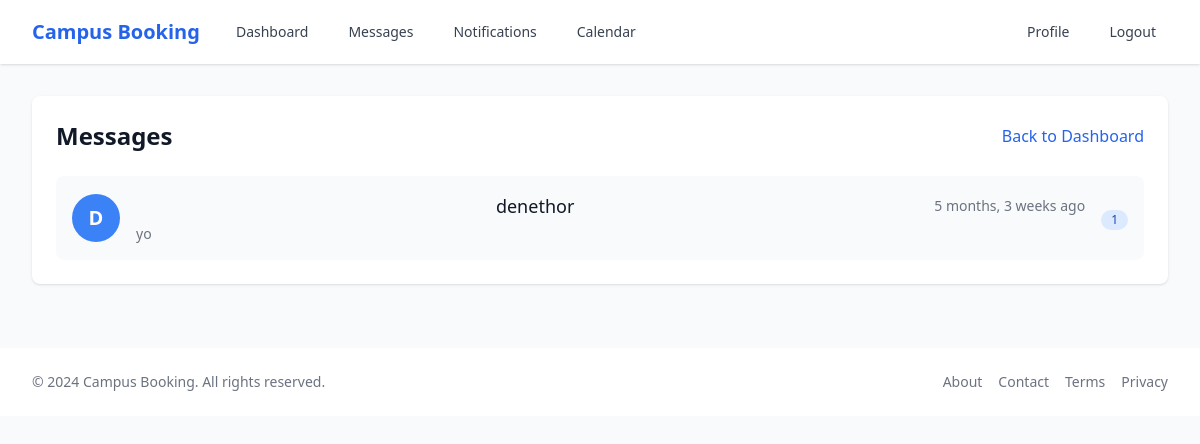
The app's page /accounts/messages/ (signed in), older data.
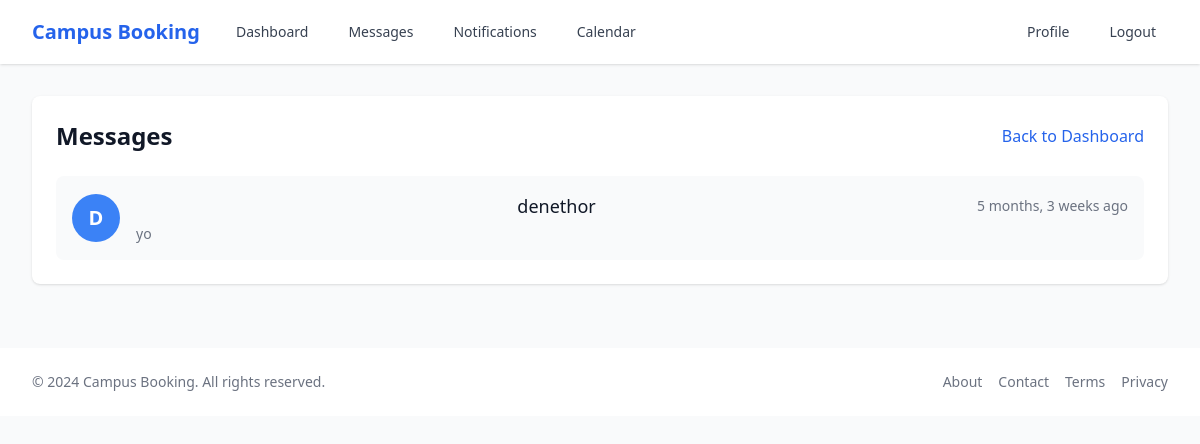
The same page, newer data.
### accounts/models.py (models this page shows, shortened)
class Conversation(models.Model):
    participants = models.ManyToManyField(User, related_name='conversations')
    created_at = models.DateTimeField(auto_now_add=True)
    updated_at = models.DateTimeField(auto_now=True)
    class Meta:
        ordering = ['-updated_at']

class Message(models.Model):
    conversation = models.ForeignKey(Conversation, on_delete=models.CASCADE, related_name='messages')
    sender = models.ForeignKey(User, on_delete=models.CASCADE, related_name='sent_messages')
    content = models.TextField()
    created_at = models.DateTimeField(auto_now_add=True)
    is_read = models.BooleanField(default=False)
    class Meta:
        ordering = ['created_at']

### accounts/views.py (the view)
# urls.py: path('messages/', views.messages_view, name='messages'),
@login_required
def messages_view(request):
    conversations = Conversation.objects.filter(participants=request.user).order_by('-updated_at')
    for conversation in conversations:
        conversation.other_user = conversation.participants.exclude(id=request.user.id).first()
        conversation.unread_count = Message.objects.filter(
            conversation=conversation,
            is_read=False
        ).exclude(sender=request.user).count()
    return render(request, 'accounts/messages.html', {
        'conversations': conversations
    })

### accounts/context_processors.py (called while the page is built)
def notification_processor(request):
    notification_count = 0
    if request.user.is_authenticated:
        notification_count = request.user.notifications.filter(is_read=False).count()
    return {
        'notification_count': notification_count
    }

### accounts/templates/accounts/messages.html (shortened to what this page needs)
{% extends "base.html" %}
{% block content %}
<div class="max-w-7xl mx-auto px-4 sm:px-6 lg:px-8 py-8">
    <div class="bg-white shadow rounded-lg">
        <div class="px-4 py-5 sm:p-6">
            <div class="flex justify-between items-center mb-6">
                <h2 class="text-2xl font-bold text-gray-900">Messages</h2>
                <a href="{% url 'dashboard' %}" class="text-blue-600 hover:text-blue-800">
                    Back to Dashboard
                </a>
            </div>
            {% if conversations %}
                <div class="space-y-4">
                    {% for conversation in conversations %}
                        <a href="{% url 'conversation' conversation.id %}" class="block">
                            <div class="flex items-center p-4 bg-gray-50 rounded-lg hover:bg-gray-100 transition-colors">
                                <div class="flex-shrink-0">
                                    <div class="h-12 w-12 rounded-full bg-blue-500 flex items-center justify-center text-white font-bold text-xl">
                                        {{ conversation.other_user.username|first|upper }}
                                    </div>
                                </div>
                                <div class="ml-4 flex-1">
                                    <div class="flex items-center justify-between">
                                        <h3 class="text-lg font-medium text-gray-900">
                                            <a href="{% url 'user_profile' conversation.other_user.username %}" class="hover:text-blue-600">
                                                {{ conversation.other_user.username }}
                                            </a>
                                        </h3>
                                        <span class="text-sm text-gray-500">
                                            {{ conversation.updated_at|timesince }} ago
                                        </span>
                                    </div>
                                    <p class="mt-1 text-sm text-gray-500">
                                        {% with last_message=conversation.messages.last %}
                                            {% if last_message %}
                                                {{ last_message.content|truncatechars:50 }}
                                            {% else %}
                                                No messages yet
                                            {% endif %}
                                        {% endwith %}
                                    </p>
                                </div>
                                {% if conversation.unread_count > 0 %}
                                    <div class="ml-4">
                                        <span class="inline-flex items-center justify-center px-2.5 py-0.5 rounded-full text-xs font-medium bg-blue-100 text-blue-800">
                                            {{ conversation.unread_count }}
                                        </span>
                                    </div>
                                {% endif %}
                            </div>
                        </a>
                    {% endfor %}
                </div>
            {% endif %}
        </div>
    </div>
</div>
{% endblock %}

Row changes from the older to the newer data that the page shows:
changed Conversation "denethor": unread_count "1" → (not shown)
